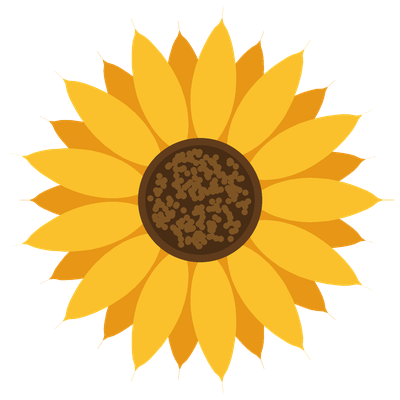

The Python source for this figure:
from PIL import Image, ImageDraw
import math, random

def sunflower(size=400, seed=3):
    S=size*4
    im=Image.new("RGBA",(S,S),(0,0,0,0)); d=ImageDraw.Draw(im)
    cx=cy=S/2
    r_in=S*0.155           # centre disc radius
    R=S*0.485              # petal tip radius
    def petals(n, rot, col, tip, width, length):
        for i in range(n):
            a=math.radians(i*360.0/n+rot)
            ca,sa=math.cos(a),math.sin(a)
            pts=[]; steps=26
            L=r_in*0.9+(length-r_in*0.9)
            for k in range(steps+1):
                s=k/steps
                rad=r_in*0.85+(L-r_in*0.85)*s
                # narrow at base, widest ~40%, pointed tip
                w=width*(math.sin(math.pi*min(s*1.12,1.0))**0.62)*(1-s*0.25)
                pts.append((cx+rad*ca-w*sa, cy+rad*sa+w*ca))
            pts.append((cx+tip*ca, cy+tip*sa))
            for k in range(steps,-1,-1):
                s=k/steps
                rad=r_in*0.85+(L-r_in*0.85)*s
                w=width*(math.sin(math.pi*min(s*1.12,1.0))**0.62)*(1-s*0.25)
                pts.append((cx+rad*ca+w*sa, cy+rad*sa-w*ca))
            d.polygon(pts,fill=col)
    petals(13, 13.8, (231,150,22), R*0.93, S*0.058, R*0.93)   # back
    petals(13, 0.0,  (250,193,44), R,      S*0.062, R)        # front
    d.ellipse([cx-r_in,cy-r_in,cx+r_in,cy+r_in],fill=(96,60,28))
    d.ellipse([cx-r_in*0.88,cy-r_in*0.88,cx+r_in*0.88,cy+r_in*0.88],fill=(72,44,20))
    rnd=random.Random(seed)
    for i in range(230):
        aa=rnd.random()*math.pi*2; rr=math.sqrt(rnd.random())*r_in*0.80
        x=cx+rr*math.cos(aa); y=cy+rr*math.sin(aa); s=S*0.0075
        d.ellipse([x-s,y-s,x+s,y+s],fill=(126,84,36))
    return im.resize((size,size),Image.LANCZOS)

if __name__=="__main__":
    sunflower(400).save("tools/sunflower.png"); print("ok")
